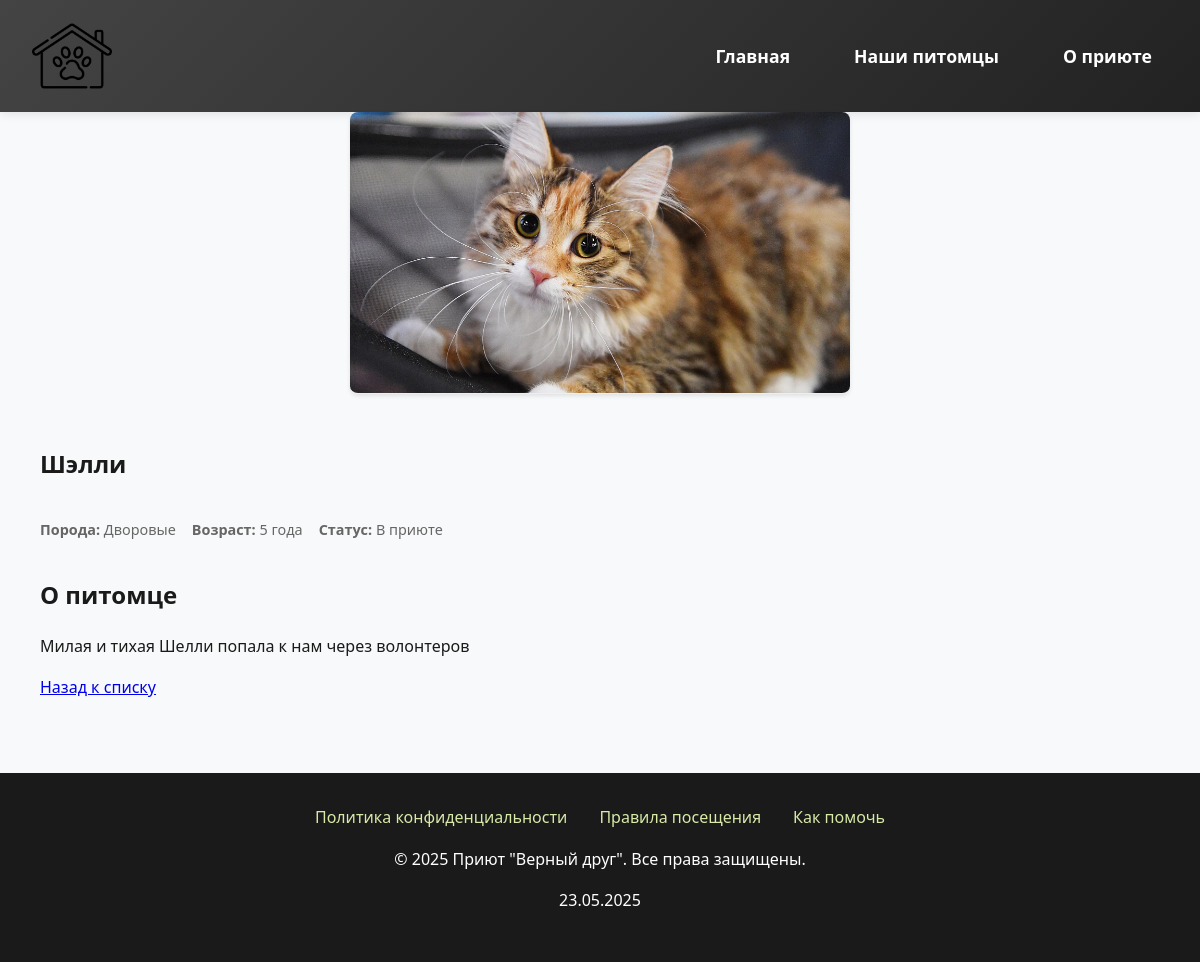
Screenshot of /animal/shelly/ with the database file from the repository.
### animals/models.py (models this page shows, shortened)
class Animal(models.Model):
    class Status(models.IntegerChoices):
        IN_SHELTER = 0, 'В приюте'
        ADOPTED = 1, 'Пристроен'
    name = models.CharField(max_length=100, verbose_name="Кличка")
    slug = models.SlugField(max_length=255, unique=True, db_index=True, verbose_name="URL", blank=True)
    breed = models.CharField(max_length=100, verbose_name="Порода")
    age = models.PositiveSmallIntegerField(verbose_name="Возраст")
    description = models.TextField(verbose_name="Описание", blank=True)
    photo = models.ImageField(
        blank=True,
        null=True,
        verbose_name="Фотография",
        default='animals/image.png'
    )
    status = models.IntegerField(choices=Status.choices, default=Status.IN_SHELTER, verbose_name="Статус")
    time_create = models.DateTimeField(auto_now_add=True, verbose_name="Дата поступления")
    time_update = models.DateTimeField(auto_now=True, verbose_name="Дата обновления")
    objects = models.Manager()
    published = PublishedManager()
    class Status(models.IntegerChoices):
        IN_SHELTER = 0, 'В приюте'
        ADOPTED = 1, 'Пристроен'
    status = models.IntegerField(
        choices=Status.choices,
        default=Status.IN_SHELTER,
        verbose_name="Статус"
    )
    class Meta:
        ordering = ['-time_create']
        verbose_name = 'Питомец'
        verbose_name_plural = 'Питомцы'
        indexes = [
            models.Index(fields=['status']),
            models.Index(fields=['breed']),
        ]

### animals/views.py (the view)
# urls.py: path('animal/<slug:animal_slug>/', views.animal_detail, name='animal_detail'),
def animal_detail(request, animal_slug):
    animal = get_object_or_404(Animal, slug=animal_slug)
    context = {
        'animal': animal
    }
    return render(request, 'animals/detail.html', context)

### templates/animals/detail.html (shortened to what this page needs)
{% extends 'base.html' %}
{% load static %}
{% block content %}
<section class="container">
    <div class="animal-detail">
        <div class="animal-photo">
            {% if animal.photo %}
            <img
            src="{% static 'animals/images/' %}{{ animal.photo }}"
            alt="{{ animal.name }}"
            class="animal-image"
        />
        {% else %}
        <img
          src="{% static 'animals/images/image.png' %}"
          alt="{{ animal.name }}"
          class="animal-image"
        />
        {% endif %}
        </div>
        <div class="animal-info">
            <h1>{{ animal.name }}</h1>
            <div class="animal-meta">
                <p><strong>Порода:</strong> {{ animal.breed }}</p>
                <p><strong>Возраст:</strong> {{ animal.age }} года</p>
                <p><strong>Статус:</strong> {{ animal.get_status_display }}</p>
            </div>
            <div class="animal-description">
                <h2>О питомце</h2>
                <p>{{ animal.description }}</p>
            </div>
            <div class="animal-actions">
                <a href="{% url 'animals' %}" class="btn">Назад к списку</a>
            </div>
        </div>
    </div>
</section>
{% endblock %}

### static/animals/css/animals.css (style rules this page uses)
:root { --primary: #4e9f3d; --secondary: #1e5128; --light: #d8e9a8; --dark: #191a19; }
body { font-family: 'Segoe UI', Tahoma, Geneva, Verdana, sans-serif; line-height: 1.6; color: var(--dark); margin: 0; background-color: #f8f9fa; }
.animal-photo { width: 100%; max-width: 500px; margin: 0 auto; }
.animal-photo img { width: 100%; height: auto; border-radius: 8px; box-shadow: 0 2px 4px rgba(0,0,0,0.1); }
.container { max-width: 1200px; margin: 0 auto; padding: 0 1rem; }
.animal-image { width: 100%; height: 250px; object-fit: cover; border-bottom: 1px solid #eee; }
.animal-info { padding: 1.5rem; }
.animal-meta { display: flex; gap: 1rem; color: #666; font-size: 0.9rem; margin-bottom: 0.5rem; }

### rows the page displays
Animal: photo (placeholder picture), name "Шэлли", breed "Дворовые", age "5", status "В приюте", description "Милая и тихая Шелли попала к нам через волонтеров"
